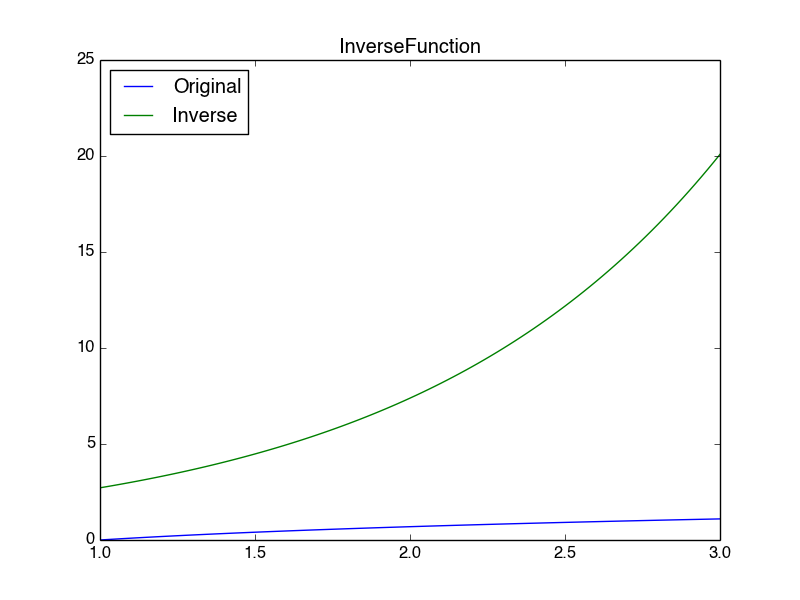

Write the Python code that produced this figure.
import numpy as np
import matplotlib.pyplot as plt


class InverseFunction:

    def __init__(self, f, x):
        self.values = self.compute_inverse(f, x)

    def __call__(self, x):
        pass

    @staticmethod
    def Newton(f, x, dfdx, epsilon=1.0E-7, N=100):
        f_value = f(x)
        n = 0
        while abs(f_value) > epsilon and n <= N:
            dfdx_value = float(dfdx(x))
            x = x - f_value / dfdx_value
            n += 1
            f_value = f(x)
        return x, n, f_value

    @classmethod
    def compute_inverse(cls, f, x):
        g = np.zeros(len(x))
        for i in range(len(x)):
            xi = x[i]
            F_xi = F(f, xi)
            dFdx_xi = dFdx(F_xi)
            # Compute start value (use last g[i-1] if possible)
            if i == 0:
                gamma0 = x[0]
            else:
                gamma0 = g[i - 1]
            gamma, n, F_value = cls.Newton(F_xi, gamma0, dFdx_xi)
            g[i] = gamma
        return g


class F:

    def __init__(self, f, xi):
        self.f = f
        self.xi = xi

    def __call__(self, gamma):
        f, xi = self.f, self.xi
        return f(gamma) - xi


class dFdx:

    def __init__(self, F, h=1E-6):
        self.F = F
        self.h = h

    def __call__(self, gamma):
        F, h = self.F, self.h
        return (F(gamma + h) - F(gamma - h)) / (2 * h)


def f(x):
    return np.log(x)
x = np.linspace(1, 3, 101)
f_inv = InverseFunction(f, x)
plt.plot(x, f(x))
plt.plot(x, f_inv.values)
plt.title('InverseFunction')
plt.legend(['Original', 'Inverse'], loc=2)
plt.show()
